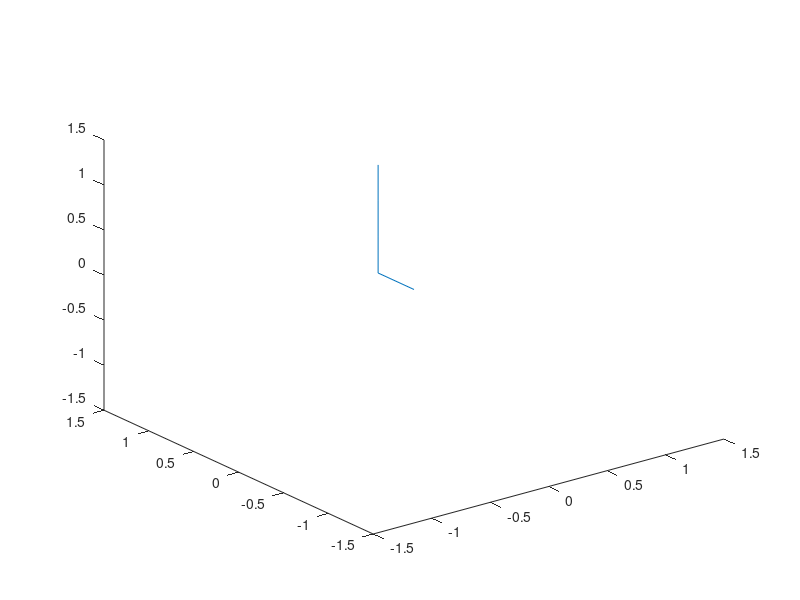

Write MATLAB code to recreate this figure.
clc
clear
close all

xmin=-1.5; xmax=1.5; ymin=-1.5; ymax=1.5; zmin=-1.5; zmax=1.5;
alpha=[0 90 0 -90 90 -90];
ai=[0 0 0.4 0 0 0];
di=[0 -0.4 0 0.4 0 0];
theta=[0 90 -90 0 0 0];
n=6;
den=[0; 0;0.4];

% theta=[30 30 60 45 60 45]
Temp = eye(4,4);

for i=1:n
    T_i_i_1= [cosd(theta(i))                 -sind(theta(i))                        0                   ai(i) 
              sind(theta(i))*cosd(alpha(i))   cosd(theta(i))*cosd(alpha(i))    -sind(alpha(i))  -sind(alpha(i))*di(i)
              sind(theta(i))*sind(alpha(i))   cosd(theta(i))*sind(alpha(i))     cosd(alpha(i))   cosd(alpha(i))*di(i)
              0                                   0                                 0                    1];
    
    Ti0(:,:,i)=Temp*T_i_i_1;
    Temp=Ti0(:,:,i);
    
    Oi0(1:3,i)=Ti0(1:3,4,i);
    
end
Pe0=Oi0(:,6) + Ti0(1:3,1:3,6)*(den);
Oi0(:,7)=Pe0;

X=Oi0(1,:);
Y=Oi0(2,:);
Z=Oi0(3,:);
plot3(X,Y,Z)
axis([xmin xmax ymin ymax zmin zmax])

